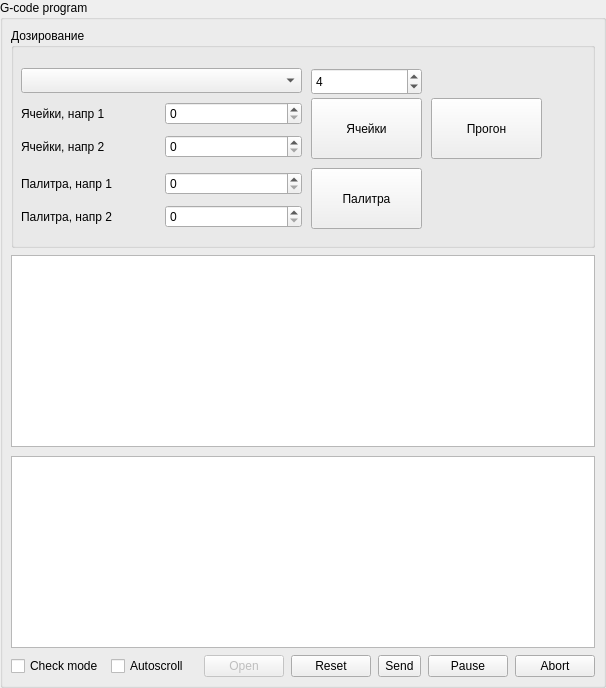
     <widget class="QGroupBox" name="grpProgram">
      <property name="title">
       <string>G-code program</string>
      </property>
      <property name="flat">
       <bool>false</bool>
      </property>
      <layout class="QVBoxLayout" name="verticalLayout_17" stretch="0,0,0">
       <property name="spacing">
        <number>7</number>
       </property>
       <property name="leftMargin">
        <number>8</number>
       </property>
       <property name="topMargin">
        <number>8</number>
       </property>
       <property name="rightMargin">
        <number>8</number>
       </property>
       <property name="bottomMargin">
        <number>8</number>
       </property>
       <item>
        <widget class="QGroupBox" name="groupBox">
         <property name="sizePolicy">
          <sizepolicy hsizetype="Preferred" vsizetype="Preferred">
           <horstretch>0</horstretch>
           <verstretch>0</verstretch>
          </sizepolicy>
         </property>
         <property name="minimumSize">
          <size>
           <width>0</width>
           <height>220</height>
          </size>
         </property>
         <property name="title">
          <string>Дозирование</string>
         </property>
         <widget class="QWidget" name="verticalLayoutWidget_2">
          <property name="geometry">
           <rect>
            <x>10</x>
            <y>140</y>
            <width>281</width>
            <height>66</height>
           </rect>
          </property>
          <layout class="QVBoxLayout" name="verticalLayout_10">
           <item>
            <layout class="QHBoxLayout" name="horizontalLayout_6">
             <item>
              <widget class="QLabel" name="label_21">
               <property name="text">
                <string>Палитра, напр 1</string>
               </property>
              </widget>
             </item>
             <item>
              <widget class="QSpinBox" name="palette_straight">
               <property name="maximum">
                <number>15000</number>
               </property>
               <property name="singleStep">
                <number>1</number>
               </property>
              </widget>
             </item>
            </layout>
           </item>
           <item>
            <layout class="QHBoxLayout" name="horizontalLayout_17">
             <item>
              <widget class="QLabel" name="label_23">
               <property name="text">
                <string>Палитра, напр 2</string>
               </property>
              </widget>
             </item>
             <item>
              <widget class="QSpinBox" name="palette_reverse">
               <property name="maximum">
                <number>15000</number>
               </property>
               <property name="singleStep">
                <number>1</number>
               </property>
              </widget>
             </item>
            </layout>
           </item>
          </layout>
         </widget>
         <widget class="QWidget" name="verticalLayoutWidget_3">
          <property name="geometry">
           <rect>
            <x>10</x>
            <y>70</y>
            <width>281</width>
            <height>66</height>
           </rect>
          </property>
          <layout class="QVBoxLayout" name="verticalLayout_12">
           <item>
            <layout class="QHBoxLayout" name="horizontalLayout_32">
             <item>
              <widget class="QLabel" name="label_24">
               <property name="text">
                <string>Ячейки, напр 1</string>
               </property>
              </widget>
             </item>
             <item>
              <widget class="QSpinBox" name="cells_straight">
               <property name="maximum">
                <number>15000</number>
               </property>
               <property name="singleStep">
                <number>1</number>
               </property>
              </widget>
             </item>
            </layout>
           </item>
           <item>
            <layout class="QHBoxLayout" name="horizontalLayout_33">
             <item>
              <widget class="QLabel" name="label_25">
               <property name="text">
                <string>Ячейки, напр 2</string>
               </property>
              </widget>
             </item>
             <item>
              <widget class="QSpinBox" name="cells_reverse">
               <property name="maximum">
                <number>15000</number>
               </property>
               <property name="singleStep">
                <number>1</number>
               </property>
              </widget>
             </item>
            </layout>
           </item>
          </layout>
         </widget>
         <widget class="QPushButton" name="dosing_button_cells_check">
          <property name="geometry">
           <rect>
            <x>300</x>
            <y>70</y>
            <width>111</width>
            <height>61</height>
           </rect>
          </property>
          <property name="text">
           <string>Ячейки</string>
          </property>
         </widget>
         <widget class="QComboBox" name="palette_list">
          <property name="geometry">
           <rect>
            <x>10</x>
            <y>40</y>
            <width>281</width>
            <height>25</height>
           </rect>
          </property>
         </widget>
         <widget class="QPushButton" name="dosing_button_palette_check">
          <property name="geometry">
           <rect>
            <x>300</x>
            <y>140</y>
            <width>111</width>
            <height>61</height>
           </rect>
          </property>
          <property name="text">
           <string>Палитра</string>
          </property>
         </widget>
         <widget class="QSpinBox" name="delay">
          <property name="geometry">
           <rect>
            <x>300</x>
            <y>40</y>
            <width>111</width>
            <height>27</height>
           </rect>
          </property>
          <property name="maximum">
           <number>15000</number>
          </property>
          <property name="singleStep">
           <number>1</number>
          </property>
          <property name="value">
           <number>4</number>
          </property>
         </widget>
         <widget class="QPushButton" name="cleaning">
          <property name="geometry">
           <rect>
            <x>420</x>
            <y>70</y>
            <width>111</width>
            <height>61</height>
           </rect>
          </property>
          <property name="text">
           <string>Прогон</string>
          </property>
         </widget>
        </widget>
       </item>
       <item>
        <widget class="QSplitter" name="splitter">
         <property name="orientation">
          <enum>Qt::Vertical</enum>
         </property>
         <property name="handleWidth">
          <number>12</number>
         </property>
         <widget class="QWidget" name="layoutWidget">
          <layout class="QVBoxLayout" name="verticalLayout_7">
           <property name="spacing">
            <number>9</number>
           </property>
           <item>
            <widget class="QTableView" name="tblProgram">
             <property name="font">
              <font>
               <pointsize>9</pointsize>
              </font>
             </property>
             <property name="contextMenuPolicy">
              <enum>Qt::CustomContextMenu</enum>
             </property>
             <property name="editTriggers">
              <set>QAbstractItemView::AnyKeyPressed|QAbstractItemView::DoubleClicked|QAbstractItemView::EditKeyPressed|QAbstractItemView::SelectedClicked</set>
             </property>
             <property name="selectionMode">
              <enum>QAbstractItemView::ContiguousSelection</enum>
             </property>
             <property name="selectionBehavior">
              <enum>QAbstractItemView::SelectRows</enum>
             </property>
             <property name="gridStyle">
              <enum>Qt::DashLine</enum>
             </property>
             <attribute name="horizontalHeaderHighlightSections">
              <bool>false</bool>
             </attribute>
             <attribute name="horizontalHeaderMinimumSectionSize">
              <number>50</number>
             </attribute>
             <attribute name="verticalHeaderVisible">
              <bool>false</bool>
             </attribute>
            </widget>
           </item>
           <item>
            <widget class="QTableView" name="tblHeightMap">
             <property name="alternatingRowColors">
              <bool>true</bool>
             </property>
             <property name="selectionMode">
              <enum>QAbstractItemView::SingleSelection</enum>
             </property>
             <property name="gridStyle">
              <enum>Qt::DashLine</enum>
             </property>
             <attribute name="horizontalHeaderVisible">
              <bool>false</bool>
             </attribute>
             <attribute name="horizontalHeaderDefaultSectionSize">
              <number>60</number>
             </attribute>
             <attribute name="horizontalHeaderHighlightSections">
              <bool>false</bool>
             </attribute>
             <attribute name="verticalHeaderVisible">
              <bool>false</bool>
             </attribute>
            </widget>
           </item>
          </layout>
         </widget>
        </widget>
       </item>
       <item>
        <layout class="QHBoxLayout" name="horizontalLayout_3">
         <item>
          <widget class="QCheckBox" name="chkTestMode">
           <property name="sizePolicy">
            <sizepolicy hsizetype="Preferred" vsizetype="Fixed">
             <horstretch>0</horstretch>
             <verstretch>0</verstretch>
            </sizepolicy>
           </property>
           <property name="minimumSize">
            <size>
             <width>22</width>
             <height>0</height>
            </size>
           </property>
           <property name="text">
            <string>Check mode</string>
           </property>
          </widget>
         </item>
         <item>
          <widget class="QCheckBox" name="chkAutoScroll">
           <property name="sizePolicy">
            <sizepolicy hsizetype="Preferred" vsizetype="Fixed">
             <horstretch>0</horstretch>
             <verstretch>0</verstretch>
            </sizepolicy>
           </property>
           <property name="minimumSize">
            <size>
             <width>22</width>
             <height>0</height>
            </size>
           </property>
           <property name="text">
            <string>Autoscroll</string>
           </property>
          </widget>
         </item>
         <item>
          <spacer name="spacerBot">
           <property name="orientation">
            <enum>Qt::Horizontal</enum>
           </property>
           <property name="sizeHint" stdset="0">
            <size>
             <width>8</width>
             <height>20</height>
            </size>
           </property>
          </spacer>
         </item>
         <item>
          <widget class="QPushButton" name="cmdFileOpen">
           <property name="enabled">
            <bool>false</bool>
           </property>
           <property name="text">
            <string>Open</string>
           </property>
          </widget>
         </item>
         <item>
          <widget class="QPushButton" name="cmdFileReset">
           <property name="enabled">
            <bool>true</bool>
           </property>
           <property name="text">
            <string>Reset</string>
           </property>
          </widget>
         </item>
         <item>
          <widget class="QToolButton" name="cmdFileSend">
           <property name="sizePolicy">
            <sizepolicy hsizetype="Minimum" vsizetype="Minimum">
             <horstretch>0</horstretch>
             <verstretch>0</verstretch>
            </sizepolicy>
           </property>
           <property name="baseSize">
            <size>
             <width>93</width>
             <height>0</height>
            </size>
           </property>
           <property name="text">
            <string>Send</string>
           </property>
          </widget>
         </item>
         <item>
          <widget class="QPushButton" name="cmdFilePause">
           <property name="text">
            <string>Pause</string>
           </property>
           <property name="checkable">
            <bool>true</bool>
           </property>
          </widget>
         </item>
         <item>
          <widget class="QPushButton" name="cmdFileAbort">
           <property name="text">
            <string>Abort</string>
           </property>
          </widget>
         </item>
        </layout>
       </item>
      </layout>
     </widget>
